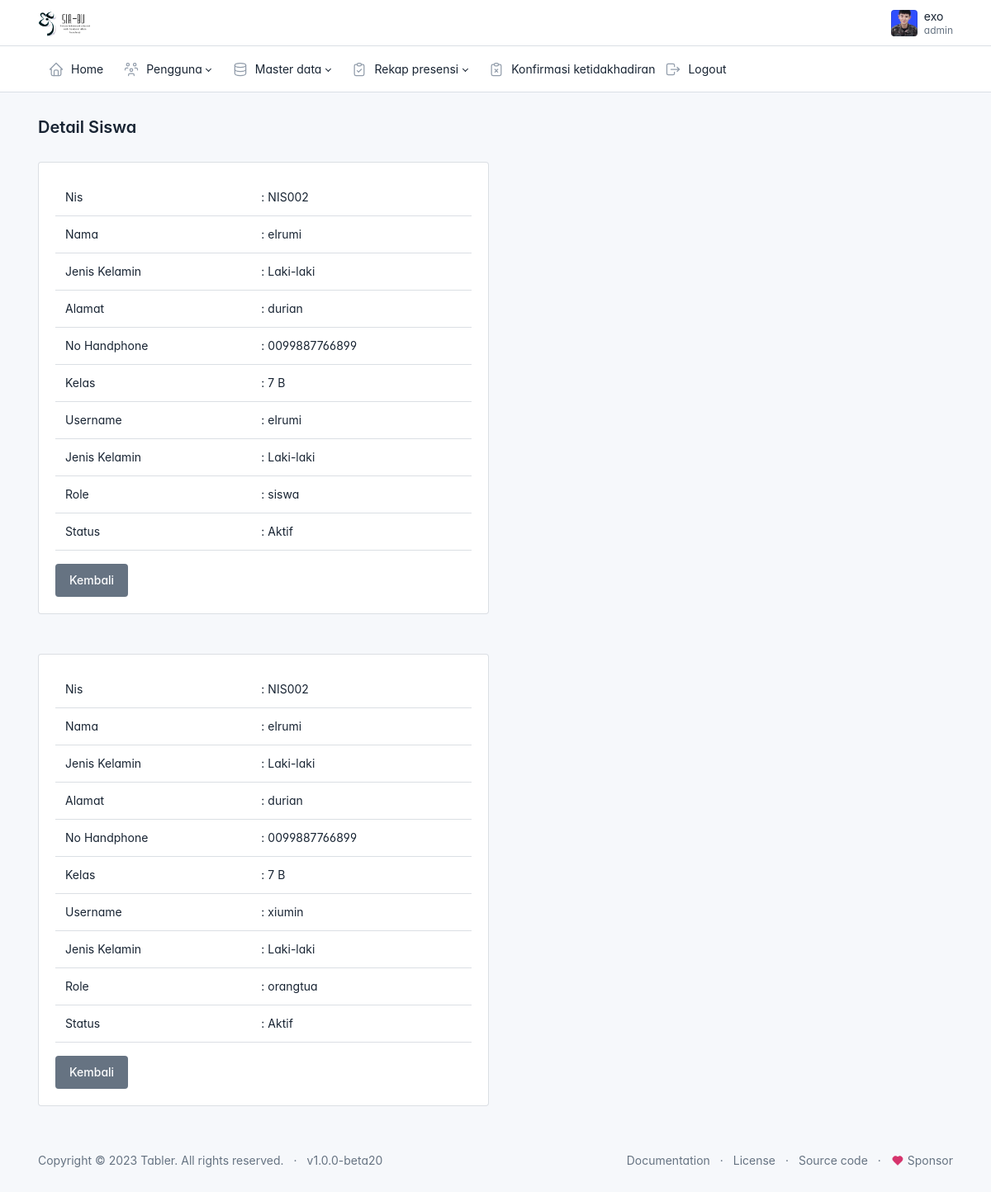
The app's page /admin/data_siswa/detail.php?id=19 (signed in) with its own data.
### tables this page shows
CREATE TABLE `users` (
  `id` int(11) NOT NULL,
  `id_siswa` int(11) DEFAULT NULL,
  `username` varchar(225) NOT NULL,
  `password` varchar(225) NOT NULL,
  `status` varchar(20) NOT NULL,
  `role` varchar(20) NOT NULL
);

CREATE TABLE `siswa` (
  `id` int(11) NOT NULL,
  `nis` varchar(50) NOT NULL,
  `nama` varchar(225) NOT NULL,
  `jenis_kelamin` varchar(10) NOT NULL,
  `alamat` varchar(225) NOT NULL,
  `no_handphone` varchar(20) NOT NULL,
  `kelas` varchar(50) NOT NULL,
  `lokasi_presensi` varchar(50) NOT NULL,
  `foto` varchar(225) NOT NULL
);

### config.php (called while the page is built, shortened)
<?php
function base_url($url = null)
{
    $base_url = 'http://localhost/skripsi';
    if($url != null){
        return $base_url . '/'.$url;
    }else{
        return $base_url;
    }
}

### admin/data_siswa/detail.php (the view, shortened to what this page needs)
<?php
$judul = "Detail Siswa";
include('../layout/header.php');
require_once('../../config.php');
$id =  $_GET['id'];
$result = mysqli_query($connection, "SELECT users.id_siswa, users.username, users.password, users.status, users.role,
siswa.* FROM users JOIN siswa ON users.id_siswa = siswa.id WHERE siswa.id=$id");
?>
<?php while($siswa= mysqli_fetch_array($result)) : ?>
<div class="page-body">
    <div class="container-xl">
    <div class="row">
        <div class="col-md-6">
            <div class="card">
                <div class="card-body">
                    <table class="table">
                    <tr>
                            <td>Nis</td>
                            <td>: <?= $siswa['nis']?></td>
                        </tr>
                        <tr>
                            <td>Nama</td>
                            <td>: <?= $siswa['nama']?></td>
                        </tr>
                        <tr>
                            <td>Jenis Kelamin</td>
                            <td>: <?= $siswa['jenis_kelamin']?></td>
                        </tr>
                        <tr>
                            <td>Alamat</td>
                            <td>: <?= $siswa['alamat']?></td>
                        </tr>
                        <tr>
                            <td>No Handphone</td>
                            <td>: <?= $siswa['no_handphone']?></td>
                        </tr>
                        <tr>
                            <td>Kelas</td>
                            <td>: <?= $siswa['kelas']?></td>
                        </tr>
                        <tr>
                            <td>Username</td>
                            <td>: <?= $siswa['username']?></td>
                        </tr>
                        <tr>
                            <td>Jenis Kelamin</td>
                            <td>: <?= $siswa['jenis_kelamin']?></td>
                        </tr>
                        <tr>
                            <td>Role</td>
                            <td>: <?= $siswa['role']?></td>
                        </tr>
                        <tr>
                            <td>Status</td>
                            <td>: <?= $siswa['status']?></td>
                        </tr>
                    </table>
                    <a href="<?= base_url('admin/data_siswa/siswa.php')?>" class="btn btn-secondary">Kembali</a>
                </div>
            </div>
        </div>
        <div class="col-md-6">
        </div>
    </div>
    </div>
</div>
<?php endwhile ?>
<?php include('../layout/footer.php')?>

### admin/layout/header.php (shortened to what this page needs)
<?php
global $judul;
require_once('../../config.php');?>
<!doctype html>
<html lang="en">
  <head>
    <link href="<?= base_url('assets/css/tabler.min.css?1692870487')?>" rel="stylesheet"/>
    <link href="<?= base_url('assets/css/tabler-vendors.min.css?1692870487')?>" rel="stylesheet"/>
    <link href="<?= base_url('assets/css/demo.min.css?1692870487')?>" rel="stylesheet"/>
    <link rel="stylesheet" href="https://cdnjs.cloudflare.com/ajax/libs/font-awesome/6.6.0/css/all.min.css" />
  </head>
  <body >
    <div class="page">
      <header class="navbar navbar-expand-md d-print-none" >
        <div class="container-xl">
          <h1 class="navbar-brand navbar-brand-autodark d-none-navbar-horizontal pe-0 pe-md-3">
          <a href="<?= base_url('assets/img/logosiabu.png')?>">
          <img src="<?= base_url('assets/img/logosiabu.png')?>" width="400" alt="Tabler" class="navbar-brand-image">
        </a>
          </h1>
            <div class="nav-item dropdown">
              <a href="#" class="nav-link d-flex lh-1 text-reset p-0" data-bs-toggle="dropdown" aria-label="Open user menu">
                <span class="avatar avatar-sm" style="background-image: url(../../assets/img/user.jpg)"></span>
                <div class="d-none d-xl-block ps-2">
                  <div><?= $_SESSION['username']?></div>
                  <div class="mt-1 small text-secondary"><?= $_SESSION['role']?></div>
                </div>
              </a>
          </div>
        </div>
      </header>
      <header class="navbar-expand-md">
        <div class="collapse navbar-collapse" id="navbar-menu">
          <div class="navbar">
            <div class="container-xl">
              <ul class="navbar-nav">
                <li class="nav-item ">
                  <a class="nav-link" href="<?= base_url('admin/home/home.php')?>" >
                    <span class="nav-link-icon d-md-none d-lg-inline-block">
                    </span>
                    <span class="nav-link-title">
                      Home
                    </span>
                  </a>
                </li>
                <li class="nav-item dropdown">
                  <a class="nav-link dropdown-toggle" href="#navbar-base" data-bs-toggle="dropdown" data-bs-auto-close="outside" role="button" aria-expanded="false" >
                    <span class="nav-link-icon d-md-none d-lg-inline-block">
                    </span>
                    <span class="nav-link-title">
                      Pengguna
                    </span>
                  </a>
                </li>
                <li class="nav-item dropdown">
                  <a class="nav-link dropdown-toggle" href="#navbar-base" data-bs-toggle="dropdown" data-bs-auto-close="outside" role="button" aria-expanded="false" >
                    <span class="nav-link-icon d-md-none d-lg-inline-block">
                    </span>
                    <span class="nav-link-title">
                      Master data
                    </span>
                  </a>
                </li>
                <li class="nav-item dropdown">
                  <a class="nav-link dropdown-toggle" href="#navbar-base" data-bs-toggle="dropdown" data-bs-auto-close="outside" role="button" aria-expanded="false" >
                    <span class="nav-link-icon d-md-none d-lg-inline-block">
                    </span>
                    <span class="nav-link-title">
                      Rekap presensi
                    </span>
                  </a>
                </li>
                <li class="nav-item">
                  <a class="nav-link" href="<?= base_url('admin/data_ketidakhadiran/ketidakhadiran.php')?>" >
                    <span class="nav-link-icon d-md-none d-lg-inline-block">
                    </span>
                    <span class="nav-link-title">
                      Konfirmasi ketidakhadiran
                    </span>
                  </a>
                </li>
                <li class="nav-item">
                <a href="<?= base_url('auth/logout.php') ?>" class="dropdown-item tombol-logout">
                    <span class="nav-link-icon d-md-none d-lg-inline-block">
                    </span>
                    <span class="nav-link-title">
                        Logout
                    </span>
                </a>
                </li>
              </ul>
            </div>
          </div>
        </div>
      </header>
      <div class="page-wrapper">
        <div class="page-header d-print-none">
          <div class="container-xl">
            <div class="row g-2 align-items-center">
              <div class="col">
                <h2 class="page-title">
                  <?= $judul ?>
                </h2>
              </div>
            </div>
          </div>
        </div>

### admin/layout/footer.php (shortened to what this page needs)
<footer class="footer footer-transparent d-print-none">
          <div class="container-xl">
            <div class="row text-center align-items-center flex-row-reverse">
              <div class="col-lg-auto ms-lg-auto">
                <ul class="list-inline list-inline-dots mb-0">
                  <li class="list-inline-item"><a href="https://tabler.io/docs" target="_blank" class="link-secondary" rel="noopener">Documentation</a></li>
                  <li class="list-inline-item"><a href="./license.html" class="link-secondary">License</a></li>
                  <li class="list-inline-item"><a href="https://github.com/tabler/tabler" target="_blank" class="link-secondary" rel="noopener">Source code</a></li>
                  <li class="list-inline-item">
                    <a href="https://github.com/sponsors/codecalm" target="_blank" class="link-secondary" rel="noopener">
                      Sponsor
                    </a>
                  </li>
                </ul>
              </div>
              <div class="col-12 col-lg-auto mt-3 mt-lg-0">
                <ul class="list-inline list-inline-dots mb-0">
                  <li class="list-inline-item">
                    Copyright &copy; 2023
                    <a href="." class="link-secondary">Tabler</a>.
                    All rights reserved.
                  </li>
                  <li class="list-inline-item">
                    <a href="./changelog.html" class="link-secondary" rel="noopener">
                      v1.0.0-beta20
                    </a>
                  </li>
                </ul>
              </div>
            </div>
          </div>
        </footer>
      </div>
    </div>
  </body>
</html>

### admin/layout/header.php (style rules this page uses)
:root { --tblr-font-sans-serif: 'Inter Var', -apple-system, BlinkMacSystemFont, San Francisco, Segoe UI, Roboto, Helvetica Neue, sans-serif; }
body { font-feature-settings: "cv03", "cv04", "cv11"; }

### records on screen
users: id_siswa.nis "NIS002", id_siswa.nama "elrumi", id_siswa.jenis_kelamin "Laki-laki", id_siswa.alamat "durian", id_siswa.no_handphone "0099887766899", id_siswa.kelas "7 B", username "elrumi", role "siswa", status "Aktif"
users: id_siswa.nis "NIS002", id_siswa.nama "elrumi", id_siswa.jenis_kelamin "Laki-laki", id_siswa.alamat "durian", id_siswa.no_handphone "0099887766899", id_siswa.kelas "7 B", username "xiumin", role "orangtua", status "Aktif"

### other values on screen
$_SESSION['username'] "exo"
$_SESSION['role'] "admin"
$judul "Detail Siswa"
